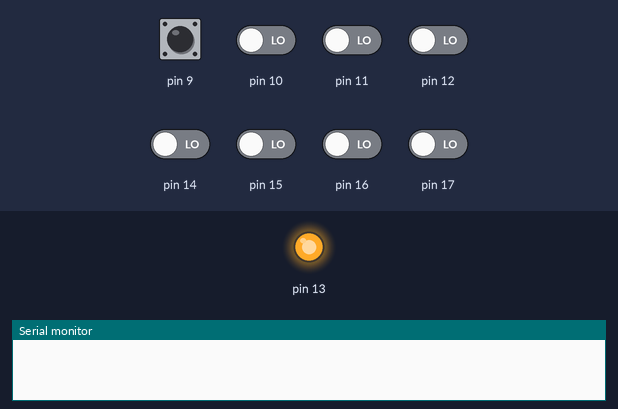
A sketch run on a simulated Arduino Uno, built with avr-gcc and run on an emulated ATmega328P. Parts: output pins drawn as LEDs (lit = HIGH), the last lines printed to the serial monitor. The inputs (shaded band) are chosen by the test bench; at power-on: pin 9–12, pin 14–17 LOW.

Above: at 0.6 s.
At 7.7 s:
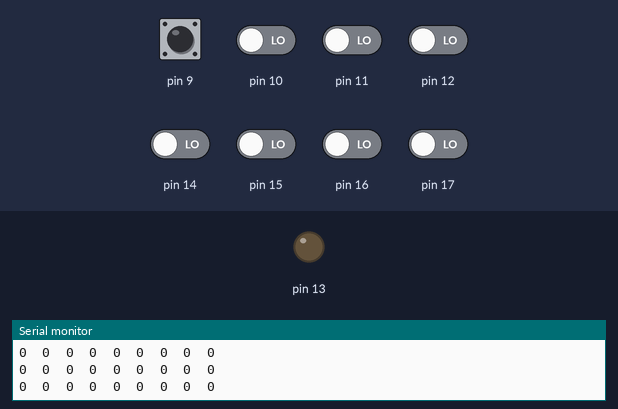
7.8 s: pin 9 driven HIGH
10.8 s: pin 9 driven LOW and pin 11 driven HIGH
13.8 s: pin 9 pulsed HIGH 5 times (0.12 s each, 0.3 s apart)
18.3 s: pin 10 driven HIGH
21.3 s: pin 11 driven LOW
24.3 s: pin 16 driven HIGH
Timing chart, 0 to 27.3 s (numbered marks = the images above; inputs shaded):
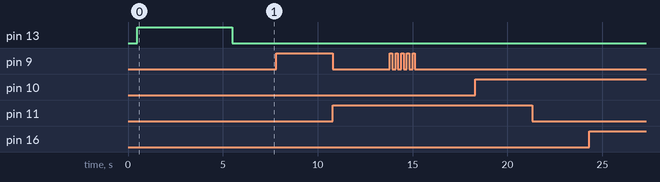

The sketch:

monitor_serial_con_libreria_pololu.ino
```cpp
#include <QTRSensors.h>

// This example is designed for use with eight QTR-1RC sensors or the eight sensors of a
// QTR-8RC module.  These reflectance sensors should be connected to digital inputs 3 to 10.
// The QTR-8RC's emitter control pin (LEDON) can optionally be connected to digital pin 2,
// or you can leave it disconnected and change the EMITTER_PIN #define below from 2 to
// QTR_NO_EMITTER_PIN.

// The setup phase of this example calibrates the sensor for ten seconds and turns on
// the LED built in to the Arduino on pin 13 while calibration is going on.
// During this phase, you should expose each reflectance sensor to the lightest and
// darkest readings they will encounter.
// For example, if you are making a line follower, you should slide the sensors across the
// line during the calibration phase so that each sensor can get a reading of how dark the
// line is and how light the ground is.  Improper calibration will result in poor readings.
// If you want to skip the calibration phase, you can get the raw sensor readings
// (pulse times from 0 to 2500 us) by calling qtrrc.read(sensorValues) instead of
// qtrrc.readLine(sensorValues).

// The main loop of the example reads the calibrated sensor values and uses them to
// estimate the position of a line.  You can test this by taping a piece of 3/4" black
// electrical tape to a piece of white paper and sliding the sensor across it.  It
// prints the sensor values to the serial monitor as numbers from 0 (maximum reflectance)
// to 1000 (minimum reflectance) followed by the estimated location of the line as a number
// from 0 to 5000.  1000 means the line is directly under sensor 1, 2000 means directly
// under sensor 2, etc.  0 means the line is directly under sensor 0 or was last seen by
// sensor 0 before being lost.  5000 means the line is directly under sensor 5 or was
// last seen by sensor 5 before being lost.


#define NUM_SENSORS   8     // number of sensors used
#define TIMEOUT       2500  // waits for 2500 microseconds for sensor outputs to go low
#define EMITTER_PIN   8     // emitter is controlled by digital pin 2

// sensors 0 through 7 are connected to digital pins 3 through 10, respectively
QTRSensorsRC qtrrc((unsigned char[]) {16, 12, 11, 14, 15, 10, 9, 17},
  NUM_SENSORS, TIMEOUT, EMITTER_PIN);
unsigned int sensorValues[NUM_SENSORS];


void setup()
{
  delay(500);
  pinMode(13, OUTPUT);
  digitalWrite(13, HIGH);    // turn on Arduino's LED to indicate we are in calibration mode
  for (int i = 0; i < 200; i++)  // make the calibration take about 5 seconds
  {
    qtrrc.calibrate();       // reads all sensors 10 times at 2500 us per read (i.e. ~25 ms per call)
  }
  digitalWrite(13, LOW);     // turn off Arduino's LED to indicate we are through with calibration

  // print the calibration minimum values measured when emitters were on
  Serial.begin(9600);
  for (int i = 0; i < NUM_SENSORS; i++)
  {
    Serial.print(qtrrc.calibratedMinimumOn[i]);
    Serial.print(' ');
  }
  Serial.println();

  // print the calibration maximum values measured when emitters were on
  for (int i = 0; i < NUM_SENSORS; i++)
  {
    Serial.print(qtrrc.calibratedMaximumOn[i]);
    Serial.print(' ');
  }
  Serial.println();
  Serial.println();
  delay(1000);
}


void loop()
{
  // read calibrated sensor values and obtain a measure of the line position from 0 to 5000
  // To get raw sensor values, call:
  //  qtrrc.read(sensorValues); instead of unsigned int position = qtrrc.readLine(sensorValues);
  unsigned int position = qtrrc.readLine(sensorValues);

  // print the sensor values as numbers from 0 to 1000, where 0 means maximum reflectance and
  // 1000 means minimum reflectance, followed by the line position
  for (unsigned char i = 0; i < NUM_SENSORS; i++)
  {
    Serial.print(sensorValues[i]);
    Serial.print('\t');
  }
  //Serial.println(); // uncomment this line if you are using raw values
  Serial.println(position); // comment this line out if you are using raw values

  delayMicroseconds(1);
}
```
